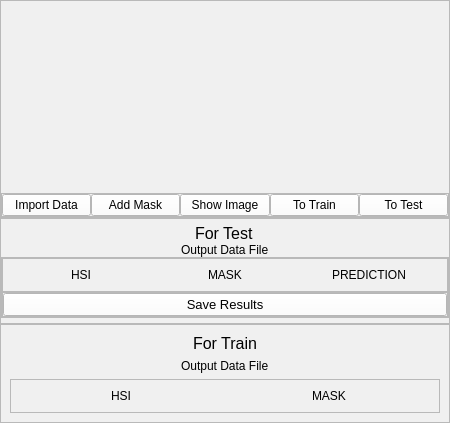
        <widget class="QFrame" name="dataset_frame">
         <property name="minimumSize">
          <size>
           <width>450</width>
           <height>0</height>
          </size>
         </property>
         <property name="maximumSize">
          <size>
           <width>450</width>
           <height>16777215</height>
          </size>
         </property>
         <property name="styleSheet">
          <string notr="true">background-color: rgb(240, 240, 240);</string>
         </property>
         <property name="frameShape">
          <enum>QFrame::NoFrame</enum>
         </property>
         <property name="frameShadow">
          <enum>QFrame::Plain</enum>
         </property>
         <property name="lineWidth">
          <number>0</number>
         </property>
         <layout class="QVBoxLayout" name="verticalLayout_3">
          <property name="spacing">
           <number>0</number>
          </property>
          <property name="leftMargin">
           <number>0</number>
          </property>
          <property name="topMargin">
           <number>0</number>
          </property>
          <property name="rightMargin">
           <number>0</number>
          </property>
          <property name="bottomMargin">
           <number>0</number>
          </property>
          <item>
           <widget class="QFrame" name="frame_6">
            <property name="styleSheet">
             <string notr="true"/>
            </property>
            <property name="frameShape">
             <enum>QFrame::StyledPanel</enum>
            </property>
            <property name="frameShadow">
             <enum>QFrame::Raised</enum>
            </property>
            <layout class="QVBoxLayout" name="verticalLayout_9">
             <property name="spacing">
              <number>0</number>
             </property>
             <property name="leftMargin">
              <number>0</number>
             </property>
             <property name="topMargin">
              <number>0</number>
             </property>
             <property name="rightMargin">
              <number>0</number>
             </property>
             <property name="bottomMargin">
              <number>0</number>
             </property>
             <item>
              <widget class="QListWidget" name="extracted_list">
               <property name="styleSheet">
                <string notr="true"/>
               </property>
               <property name="frameShape">
                <enum>QFrame::NoFrame</enum>
               </property>
              </widget>
             </item>
             <item>
              <widget class="QFrame" name="frame_14">
               <property name="autoFillBackground">
                <bool>false</bool>
               </property>
               <property name="styleSheet">
                <string notr="true"/>
               </property>
               <property name="frameShape">
                <enum>QFrame::StyledPanel</enum>
               </property>
               <property name="frameShadow">
                <enum>QFrame::Raised</enum>
               </property>
               <layout class="QHBoxLayout" name="horizontalLayout_8">
                <property name="spacing">
                 <number>0</number>
                </property>
                <property name="leftMargin">
                 <number>0</number>
                </property>
                <property name="topMargin">
                 <number>0</number>
                </property>
                <property name="rightMargin">
                 <number>0</number>
                </property>
                <property name="bottomMargin">
                 <number>0</number>
                </property>
                <item>
                 <widget class="QPushButton" name="import_data_btn">
                  <property name="styleSheet">
                   <string notr="true">background-color: rgb(255, 255, 255);</string>
                  </property>
                  <property name="text">
                   <string>Import Data</string>
                  </property>
                 </widget>
                </item>
                <item>
                 <widget class="QPushButton" name="add_mask_btn">
                  <property name="styleSheet">
                   <string notr="true">background-color: rgb(255, 255, 255);</string>
                  </property>
                  <property name="text">
                   <string>Add Mask</string>
                  </property>
                 </widget>
                </item>
                <item>
                 <widget class="QPushButton" name="Show">
                  <property name="styleSheet">
                   <string notr="true">background-color: rgb(255, 255, 255);</string>
                  </property>
                  <property name="text">
                   <string>Show Image</string>
                  </property>
                 </widget>
                </item>
                <item>
                 <widget class="QPushButton" name="data_to_train_btn">
                  <property name="styleSheet">
                   <string notr="true">background-color: rgb(255, 255, 255);</string>
                  </property>
                  <property name="text">
                   <string>To Train</string>
                  </property>
                 </widget>
                </item>
                <item>
                 <widget class="QPushButton" name="data_to_test_btn">
                  <property name="styleSheet">
                   <string notr="true">background-color: rgb(255, 255, 255);</string>
                  </property>
                  <property name="text">
                   <string>To Test</string>
                  </property>
                 </widget>
                </item>
               </layout>
              </widget>
             </item>
            </layout>
           </widget>
          </item>
          <item>
           <widget class="QFrame" name="frame_7">
            <property name="styleSheet">
             <string notr="true"/>
            </property>
            <property name="frameShape">
             <enum>QFrame::StyledPanel</enum>
            </property>
            <property name="frameShadow">
             <enum>QFrame::Raised</enum>
            </property>
            <layout class="QVBoxLayout" name="verticalLayout_10">
             <property name="spacing">
              <number>0</number>
             </property>
             <property name="leftMargin">
              <number>0</number>
             </property>
             <property name="topMargin">
              <number>5</number>
             </property>
             <property name="rightMargin">
              <number>0</number>
             </property>
             <property name="bottomMargin">
              <number>5</number>
             </property>
             <item alignment="Qt::AlignHCenter|Qt::AlignTop">
              <widget class="QLabel" name="label_17">
               <property name="font">
                <font>
                 <pointsize>12</pointsize>
                </font>
               </property>
               <property name="text">
                <string>For Test</string>
               </property>
              </widget>
             </item>
             <item alignment="Qt::AlignHCenter">
              <widget class="QLabel" name="output_test_data">
               <property name="text">
                <string>Output Data File</string>
               </property>
              </widget>
             </item>
             <item>
              <widget class="QFrame" name="frame_20">
               <property name="styleSheet">
                <string notr="true"/>
               </property>
               <property name="frameShape">
                <enum>QFrame::StyledPanel</enum>
               </property>
               <property name="frameShadow">
                <enum>QFrame::Raised</enum>
               </property>
               <layout class="QVBoxLayout" name="verticalLayout_17">
                <property name="spacing">
                 <number>0</number>
                </property>
                <property name="leftMargin">
                 <number>0</number>
                </property>
                <property name="topMargin">
                 <number>0</number>
                </property>
                <property name="rightMargin">
                 <number>0</number>
                </property>
                <property name="bottomMargin">
                 <number>0</number>
                </property>
                <item>
                 <widget class="QFrame" name="frame_test">
                  <property name="styleSheet">
                   <string notr="true"/>
                  </property>
                  <property name="frameShape">
                   <enum>QFrame::StyledPanel</enum>
                  </property>
                  <property name="frameShadow">
                   <enum>QFrame::Raised</enum>
                  </property>
                  <layout class="QHBoxLayout" name="horizontalLayout_13">
                   <item alignment="Qt::AlignHCenter">
                    <widget class="QLabel" name="hsi_test_icon">
                     <property name="text">
                      <string>HSI</string>
                     </property>
                    </widget>
                   </item>
                   <item alignment="Qt::AlignHCenter">
                    <widget class="QLabel" name="mask_test_icon">
                     <property name="text">
                      <string>MASK</string>
                     </property>
                    </widget>
                   </item>
                   <item alignment="Qt::AlignHCenter">
                    <widget class="QLabel" name="predict_test_icon">
                     <property name="text">
                      <string>PREDICTION</string>
                     </property>
                    </widget>
                   </item>
                  </layout>
                 </widget>
                </item>
                <item>
                 <widget class="QFrame" name="frame_22">
                  <property name="styleSheet">
                   <string notr="true"/>
                  </property>
                  <property name="frameShape">
                   <enum>QFrame::StyledPanel</enum>
                  </property>
                  <property name="frameShadow">
                   <enum>QFrame::Raised</enum>
                  </property>
                  <layout class="QHBoxLayout" name="horizontalLayout_14">
                   <property name="spacing">
                    <number>0</number>
                   </property>
                   <property name="leftMargin">
                    <number>0</number>
                   </property>
                   <property name="topMargin">
                    <number>0</number>
                   </property>
                   <property name="rightMargin">
                    <number>0</number>
                   </property>
                   <property name="bottomMargin">
                    <number>0</number>
                   </property>
                   <item>
                    <widget class="QPushButton" name="save_results_btn">
                     <property name="font">
                      <font>
                       <pointsize>10</pointsize>
                      </font>
                     </property>
                     <property name="styleSheet">
                      <string notr="true">background-color: rgb(255, 255, 255);</string>
                     </property>
                     <property name="text">
                      <string>Save Results</string>
                     </property>
                    </widget>
                   </item>
                  </layout>
                 </widget>
                </item>
               </layout>
              </widget>
             </item>
            </layout>
           </widget>
          </item>
          <item>
           <widget class="QFrame" name="frame_8">
            <property name="styleSheet">
             <string notr="true"/>
            </property>
            <property name="frameShape">
             <enum>QFrame::StyledPanel</enum>
            </property>
            <property name="frameShadow">
             <enum>QFrame::Raised</enum>
            </property>
            <layout class="QVBoxLayout" name="verticalLayout_15">
             <item alignment="Qt::AlignHCenter">
              <widget class="QLabel" name="label_31">
               <property name="font">
                <font>
                 <pointsize>12</pointsize>
                 <weight>50</weight>
                 <bold>false</bold>
                </font>
               </property>
               <property name="text">
                <string>For Train</string>
               </property>
              </widget>
             </item>
             <item alignment="Qt::AlignHCenter">
              <widget class="QLabel" name="train_file_output_label">
               <property name="text">
                <string>Output Data File</string>
               </property>
              </widget>
             </item>
             <item>
              <widget class="QFrame" name="frame_15">
               <property name="frameShape">
                <enum>QFrame::StyledPanel</enum>
               </property>
               <property name="frameShadow">
                <enum>QFrame::Raised</enum>
               </property>
               <layout class="QHBoxLayout" name="horizontalLayout_11">
                <item alignment="Qt::AlignHCenter|Qt::AlignVCenter">
                 <widget class="QLabel" name="hsi_icon_label">
                  <property name="text">
                   <string>HSI</string>
                  </property>
                 </widget>
                </item>
                <item alignment="Qt::AlignHCenter">
                 <widget class="QLabel" name="mask_icon_label">
                  <property name="text">
                   <string>MASK</string>
                  </property>
                 </widget>
                </item>
               </layout>
              </widget>
             </item>
            </layout>
           </widget>
          </item>
         </layout>
        </widget>
